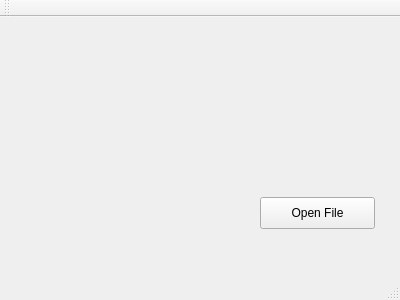
<?xml version="1.0" encoding="UTF-8"?>
<ui version="4.0">
 <class>MainWindow</class>
 <widget class="QMainWindow" name="MainWindow">
  <property name="geometry">
   <rect>
    <x>0</x>
    <y>0</y>
    <width>400</width>
    <height>300</height>
   </rect>
  </property>
  <property name="windowTitle">
   <string>MainWindow</string>
  </property>
  <widget class="QWidget" name="centralWidget">
   <widget class="QPushButton" name="openFileButton">
    <property name="geometry">
     <rect>
      <x>260</x>
      <y>180</y>
      <width>115</width>
      <height>32</height>
     </rect>
    </property>
    <property name="text">
     <string>Open File</string>
    </property>
   </widget>
  </widget>
  <widget class="QMenuBar" name="menuBar">
   <property name="geometry">
    <rect>
     <x>0</x>
     <y>0</y>
     <width>400</width>
     <height>22</height>
    </rect>
   </property>
  </widget>
  <widget class="QToolBar" name="mainToolBar">
   <attribute name="toolBarArea">
    <enum>TopToolBarArea</enum>
   </attribute>
   <attribute name="toolBarBreak">
    <bool>false</bool>
   </attribute>
  </widget>
  <widget class="QStatusBar" name="statusBar"/>
 </widget>
 <layoutdefault spacing="6" margin="11"/>
 <resources/>
 <connections/>
</ui>
